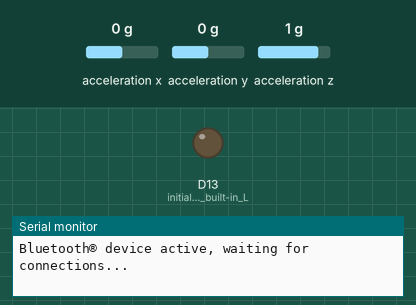
Simulated run of this sketch. Board: Arduino Nano 33 BLE. On the bench: output pins drawn as LEDs (lit = HIGH), the last lines printed to the serial monitor. The inputs (shaded band) are chosen by the test bench; at power-on: acceleration x 0 g, acceleration y 0 g, acceleration z 1 g. Nothing arrives over Bluetooth unless stated; a phone connects over Bluetooth LE 3 s after start.

Above: at 0.1 s.
At 3.1 s:
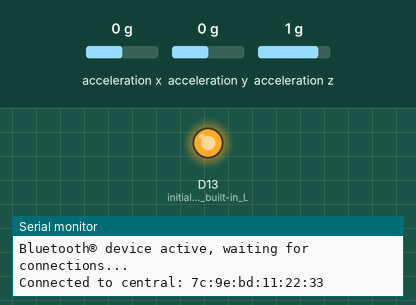
Timing chart, 0 to 4.6 s (numbered marks = the images above):
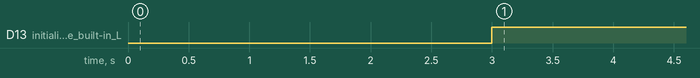

The sketch:

accBLE.ino
```cpp
#include <ArduinoBLE.h>
#include "Arduino_BMI270_BMM150.h"
float x,y,z;


BLEService accService("180F");

// Bluetooth® Low Energy Battery Level Characteristic
BLECharacteristic accValChar("2A19", BLERead | BLENotify, 4); // 4 byte per float

int oldBatteryLevel = 0;  // last battery level reading from analog input
long previousMillis = 0;  // last time the battery level was checked, in ms

void setup() {
  Serial.begin(9600);    // initialize serial communication
  while (!Serial);

  pinMode(LED_BUILTIN, OUTPUT); // initialize the built-in LED pin to indicate when a central is connected

  // begin initialization
  if (!BLE.begin()) {
    Serial.println("starting BLE failed!");

    while (1);
  }

  /* Set a local name for the Bluetooth® Low Energy device
     This name will appear in advertising packets
     and can be used by remote devices to identify this Bluetooth® Low Energy device
     The name can be changed but maybe be truncated based on space left in advertisement packet
  */
  BLE.setLocalName("accMonitor");
  BLE.setAdvertisedService(accService); // add the service UUID
  accService.addCharacteristic(accValChar); // add the battery level characteristic
  BLE.addService(accService); // Add the battery service
  //accValChar.writeValue(0); // set initial value for this characteristic

  /* Start advertising Bluetooth® Low Energy.  It will start continuously transmitting Bluetooth® Low Energy
     advertising packets and will be visible to remote Bluetooth® Low Energy central devices
     until it receives a new connection */

  // start advertising
  BLE.advertise();

  Serial.println("Bluetooth® device active, waiting for connections...");
  if (!IMU.begin()) {
    Serial.println("Failed to initialize IMU!");
    while (1);
  }
}

void loop() {
  // wait for a Bluetooth® Low Energy central
  BLEDevice central = BLE.central();

  // if a central is connected to the peripheral:
  if (central) {
    Serial.print("Connected to central: ");
    // print the central's BT address:
    Serial.println(central.address());
    // turn on the LED to indicate the connection:
    digitalWrite(LED_BUILTIN, HIGH);

    // check the battery level every 200 ms
    // while the central is connected:
    while (central.connected()) {
      //leggi acc
      if (IMU.accelerationAvailable()) {
          IMU.readAcceleration(x, y, z);
          sendFloat(x);
          delay(200);
}
    }
    // when the central disconnects, turn off the LED:
    digitalWrite(LED_BUILTIN, LOW);
    Serial.print("Disconnected from central: ");
    Serial.println(central.address());
  }
}

void sendFloat(float val) {
  byte buffer[4];
  memcpy(buffer, &val, 4);
  accValChar.writeValue(buffer, 4);
}
```

Measured:
- by itself, D13 (initialize_the_built-in_L): LOW → HIGH at 3.0 s
